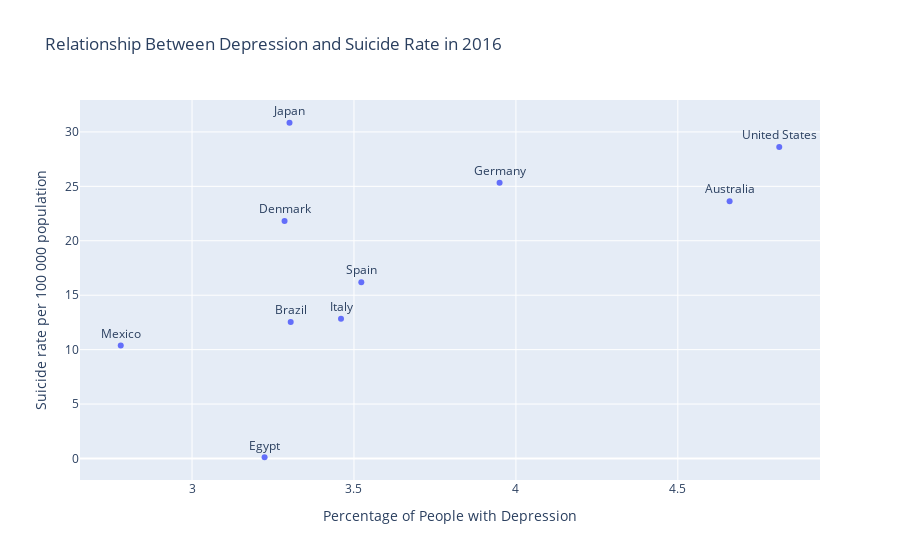

Notebook code cell kept with this figure:
### Code cell
mental_suicide_grouped = mental_suicide.groupby(["Country Name", "Year"])["Death rate per 100 000 population"].sum().reset_index()
mental_suicide_merged = mental_suicide_grouped.merge(mental_health_data_filtered, left_on=["Country Name", "Year"], right_on=["country", "year"], how="left")
filter_year = mental_suicide_merged[mental_suicide_merged["Year"] == 2016]

fig = px.scatter(filter_year, x="depression", y="Death rate per 100 000 population",
                  text="Country Name",labels ={"depression":"Percentage of People with Depression",
                                                "Death rate per 100 000 population":"Suicide rate per 100 000 population" },
                                                title="Relationship Between Depression and Suicide Rate in 2016")

fig.update_traces(textposition= "top center")
fig.show()

assert fig.layout.title.text == "Relationship Between Depression and Suicide Rate in 2016"
assert fig.layout.xaxis.title.text == "Percentage of People with Depression"
assert fig.layout.yaxis.title.text == "Suicide rate per 100 000 population"

### Figure 1 — Plotly figure (JSON) as saved in the notebook; plotly's stock layout.template omitted (floating-point values rounded to 4 significant figures)
{"data": [{"hovertemplate": "Percentage of People with Depression=%{x}<br>Suicide rate per 100 000 population=%{y}<br>Country Name=%{text}<extra></extra>", "legendgroup": "", "marker": {"color": "#636efa", "symbol": "circle"}, "mode": "markers+text", "name": "", "orientation": "v", "showlegend": false, "text": ["Australia", "Brazil", "Denmark", "Egypt", "Germany", "Italy", "Japan", "Mexico", "Spain", "United States"], "textposition": "top center", "type": "scatter", "x": [4.66, 3.305, 3.286, 3.224, 3.95, 3.46, 3.301, 2.78, 3.523, 4.813], "xaxis": "x", "y": [23.64, 12.53, 21.82, 0.1149, 25.32, 12.84, 30.84, 10.39, 16.19, 28.61], "yaxis": "y"}], "layout": {"legend": {"tracegroupgap": 0}, "title": {"text": "Relationship Between Depression and Suicide Rate in 2016"}, "xaxis": {"anchor": "y", "domain": [0, 1], "title": {"text": "Percentage of People with Depression"}}, "yaxis": {"anchor": "x", "domain": [0, 1], "title": {"text": "Suicide rate per 100 000 population"}}}}
